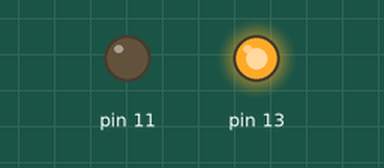
Bench run of a sketch on a simulated Arduino Uno, built with avr-gcc and run on an emulated ATmega328P. Parts: output pins drawn as LEDs (lit = HIGH).

Above: at 0.15 s.
Timing chart, 0 to 1.8 s (numbered marks = the images above):
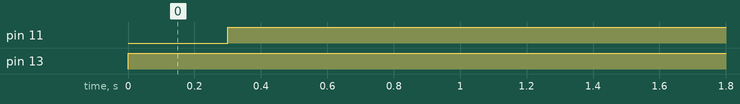

Measured:
- by itself, pin 11: LOW → HIGH at 0.30 s
- by itself, pin 13: LOW → HIGH at 0.00 s

The sketch:

blink_without_delay.ino
```cpp
// (licence header left out)
#include <RBD_Timer.h> // https://github.com/alextaujenis/RBD_Timer
#include <RBD_Light.h> // https://github.com/alextaujenis/RBD_Light

//RBD::Light light(3);
RBD::Light light1(13);
RBD::Light light2(11);

void setup() {
//  light1.blink(250,250);
  light1.blink(50,250);
  light2.blink(250,50);
}

void loop() {
  light1.update();
  delay(300);
  light2.update();
  delay(300);
}
```
